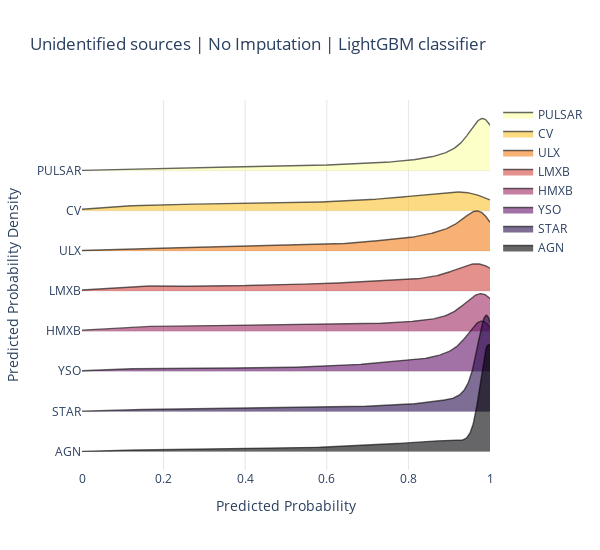

Notebook code cell kept with this figure:
### Code cell
from numpy.random import normal
from ridgeplot import ridgeplot
cl = classes[::-1]
sample = [u_df[u_df['class']==c]['prob'] for c in cl]
fig = ridgeplot(
    samples=sample,
    kde_points=np.linspace(0, 1, 500),
    colorscale="inferno",
    colormode="index",
    coloralpha=0.6,
    labels=cl,
    spacing = 3 / 8,
    xpad=0
)
fig.update_layout(
    title="Unidentified sources | No Imputation | LightGBM classifier",
    height=550,
    width=600,
    plot_bgcolor="rgba(255, 255, 255, 0.0)",
    xaxis_gridcolor="rgba(0, 0, 0, 0.1)",
    yaxis_gridcolor="rgba(0, 0, 0, 0.1)",
    xaxis_title="Predicted Probability",
    yaxis_title="Predicted Probability Density",
)

#fig.save('temp.png')
#fig.write_image('temp_res_comp/unid_prob_dist/lightGBM_none.jpg')
fig.show()

### Figure 1 — Plotly figure (JSON) as saved in the notebook; plotly's stock layout.template omitted (floating-point values rounded to 4 significant figures; data arrays with more than 128 entries replaced by an {"elided": "..."} marker saying what was removed)
{"data": [{"line": {"color": "rgba(0,0,0,0)", "width": 0}, "showlegend": false, "type": "scatter", "x": {"elided": "500 float values"}, "y": {"elided": "500 int values"}}, {"fill": "tonexty", "fillcolor": "rgba(252, 255, 164, 0.6)", "line": {"color": "rgba(0,0,0,0.6)", "width": 1.4}, "mode": "lines", "name": "PULSAR", "type": "scatter", "x": {"elided": "500 float values"}, "y": {"elided": "500 float values"}}, {"line": {"color": "rgba(0,0,0,0)", "width": 0}, "showlegend": false, "type": "scatter", "x": {"elided": "500 float values"}, "y": {"elided": "500 float values"}}, {"fill": "tonexty", "fillcolor": "rgba(248.14285714285714, 193.57142857142858, 45.28571428571429, 0.6)", "line": {"color": "rgba(0,0,0,0.6)", "width": 1.4}, "mode": "lines", "name": "CV", "type": "scatter", "x": {"elided": "500 float values"}, "y": {"elided": "500 float values"}}, {"line": {"color": "rgba(0,0,0,0)", "width": 0}, "showlegend": false, "type": "scatter", "x": {"elided": "500 float values"}, "y": {"elided": "500 float values"}}, {"fill": "tonexty", "fillcolor": "rgba(243.0, 126.42857142857146, 23.714285714285694, 0.6)", "line": {"color": "rgba(0,0,0,0.6)", "width": 1.4}, "mode": "lines", "name": "ULX", "type": "scatter", "x": {"elided": "500 float values"}, "y": {"elided": "500 float values"}}, {"line": {"color": "rgba(0,0,0,0)", "width": 0}, "showlegend": false, "type": "scatter", "x": {"elided": "500 float values"}, "y": {"elided": "500 float values"}}, {"fill": "tonexty", "fillcolor": "rgba(211.28571428571428, 73.28571428571426, 65.2857142857143, 0.6)", "line": {"color": "rgba(0,0,0,0.6)", "width": 1.4}, "mode": "lines", "name": "LMXB", "type": "scatter", "x": {"elided": "500 float values"}, "y": {"elided": "500 float values"}}, {"line": {"color": "rgba(0,0,0,0)", "width": 0}, "showlegend": false, "type": "scatter", "x": {"elided": "500 float values"}, "y": {"elided": "500 float values"}}, {"fill": "tonexty", "fillcolor": "rgba(158.57142857142856, 41.714285714285715, 97.85714285714286, 0.6)", "line": {"color": "rgba(0,0,0,0.6)", "width": 1.4}, "mode": "lines", "name": "HMXB", "type": "scatter", "x": {"elided": "500 float values"}, "y": {"elided": "500 float values"}}, {"line": {"color": "rgba(0,0,0,0)", "width": 0}, "showlegend": false, "type": "scatter", "x": {"elided": "500 float values"}, "y": {"elided": "500 float values"}}, {"fill": "tonexty", "fillcolor": "rgba(100.28571428571428, 21.142857142857142, 108.14285714285714, 0.6)", "line": {"color": "rgba(0,0,0,0.6)", "width": 1.4}, "mode": "lines", "name": "YSO", "type": "scatter", "x": {"elided": "500 float values"}, "y": {"elided": "500 float values"}}, {"line": {"color": "rgba(0,0,0,0)", "width": 0}, "showlegend": false, "type": "scatter", "x": {"elided": "500 float values"}, "y": {"elided": "500 float values"}}, {"fill": "tonexty", "fillcolor": "rgba(40.42857142857143, 12.0, 77.0, 0.6)", "line": {"color": "rgba(0,0,0,0.6)", "width": 1.4}, "mode": "lines", "name": "STAR", "type": "scatter", "x": {"elided": "500 float values"}, "y": {"elided": "500 float values"}}, {"line": {"color": "rgba(0,0,0,0)", "width": 0}, "showlegend": false, "type": "scatter", "x": {"elided": "500 float values"}, "y": {"elided": "500 float values"}}, {"fill": "tonexty", "fillcolor": "rgba(0, 0, 4, 0.6)", "line": {"color": "rgba(0,0,0,0.6)", "width": 1.4}, "mode": "lines", "name": "AGN", "type": "scatter", "x": {"elided": "500 float values"}, "y": {"elided": "500 float values"}}], "layout": {"height": 550, "hovermode": false, "legend": {"traceorder": "normal"}, "plot_bgcolor": "rgba(255, 255, 255, 0.0)", "title": {"text": "Unidentified sources | No Imputation | LightGBM classifier"}, "width": 600, "xaxis": {"gridcolor": "rgba(0, 0, 0, 0.1)", "range": [0, 1], "showgrid": true, "showticklabels": true, "title": {"text": "Predicted Probability"}, "zeroline": false}, "yaxis": {"gridcolor": "rgba(0, 0, 0, 0.1)", "showgrid": true, "showticklabels": true, "ticktext": ["PULSAR", "CV", "ULX", "LMXB", "HMXB", "YSO", "STAR", "AGN"], "tickvals": [0, -4.093, -8.186, -12.28, -16.37, -20.46, -24.56, -28.65], "title": {"text": "Predicted Probability Density"}, "zeroline": false}}}
